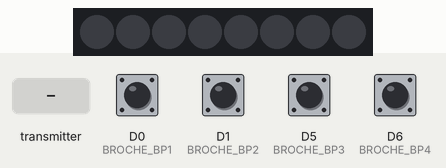
This sketch was run on a simulated Seeed XIAO (SAMD21). Parts: 8 RGB LEDs in strip order, left to right. The test bench sets the inputs (shaded band); at power-on: D0 (BROCHE_BP1), D1 (BROCHE_BP2), D5 (BROCHE_BP3), D6 (BROCHE_BP4) HIGH. No radio packets arrive unless stated.

Above: at 1.2 s.
1.3 s: the transmitter starts sending ledState1 = 1
At 2.1 s:
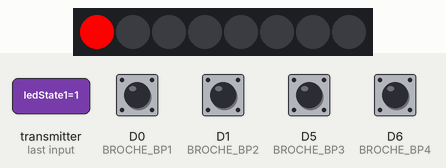
2.8 s: the transmitter starts sending ledState2 = 1
At 3.4 s:
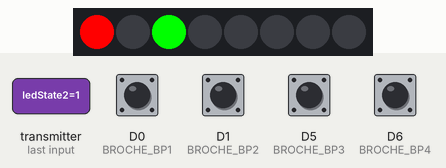
4.3 s: the transmitter starts sending ledState3 = 1
At 4.9 s:
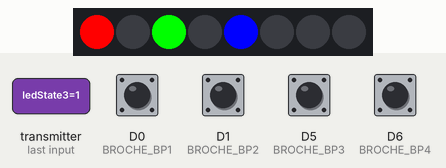
5.8 s: the transmitter starts sending ledState4 = 1
At 6.2 s:
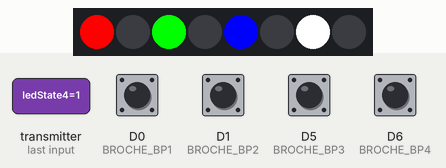
7.3 s: the transmitter starts sending ledState1 = 0
At 7.7 s:
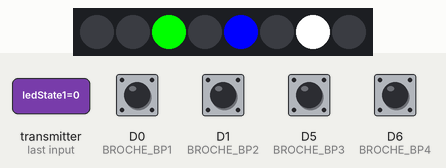
8.8 s: the transmitter starts sending ledState2 = 0
At 9.2 s:
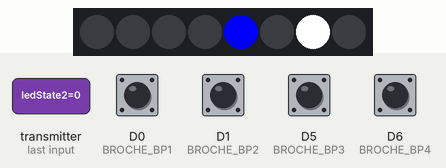
Timing chart, 0 to 11.3 s (numbered marks = the images above; inputs shaded):
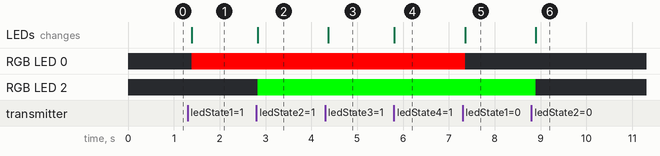

Measured:
- after the input at 1.3 s, RGB LED 0: off → RGB(255, 0, 0) after 0.09 s; the LEDs: change after 0.09 s (image 1)
- after the input at 2.8 s, RGB LED 2: off → RGB(0, 255, 0) at once; the LEDs: change at once (image 2)
- after the input at 4.3 s, the LEDs: change after 0.07 s (image 3)
- after the input at 5.8 s, the LEDs: change at once (image 4)
- after the input at 7.3 s, RGB LED 0: RGB(255, 0, 0) → off after 0.05 s; the LEDs: change after 0.05 s (image 5)
- after the input at 8.8 s, RGB LED 2: RGB(0, 255, 0) → off after 0.10 s; the LEDs: change after 0.10 s (image 6)

The sketch:

EmetteurNRF4BPNeopixel.ino
```cpp
//-----------------------------------------------EMETTEUR NEOPIXEL 4BP-----------------------------------------------------
// Claude DFOURMONT
// Mon YouTube : https://www.youtube.com/c/ClaudeDufourmont
// Mon GitHub : https://github.com/claudiusmarius
// Vidéo numérotée : DFT_#A150 DFT_#A181 DFT_#A184
// Utilisation de 2 Seeeduino XIAO et de 2 NRF24L01 ainsi que d'une barette de 8 Neopixels (WS2812B)
// ========================================================================================================================
// ****** N'hésitez pas à liker, commenter, partager et à vous abonner, cela contribue à promouvoir la chaine, merci ******
// ========================================================================================================================
#include <SPI.h>
#include <nRF24L01.h>
#include <RF24.h>
#include <Adafruit_NeoPixel.h>

#define BROCHE_BP1 D0        // Bouton 1 sur D0
#define BROCHE_BP2 D1        // Bouton 2 sur D1
#define BROCHE_BP3 D5        // Bouton 3 sur D5
#define BROCHE_BP4 D6        // Bouton 4 sur D6
#define DINEOPIXEL D7        // NeoPixel sur D7
#define N_LEDS 8             // Utilisation de 4 NeoPixels

RF24 radio(2, 3);            // CE sur D2, CSN sur D3 pour le module nRF24L01
const byte addresses[][6] = {"00001", "00002"};  // Adresse radio pour la communication

Adafruit_NeoPixel strip(N_LEDS, DINEOPIXEL, NEO_GRB + NEO_KHZ800);  // Configuration NeoPixel

// Structure du message envoyé au récepteur
typedef struct {
  bool Msg1;  // État demandé de LED1
  bool Msg2;  // État demandé de LED2
  bool Msg3;  // État demandé de LED3
  bool Msg4;  // État demandé de LED4
} MsgSt;

MsgSt MessageToRecepteur;

// Structure du message reçu du récepteur
typedef struct {
  bool ledState1;  // État de la LED1 du récepteur
  bool ledState2;  // État de la LED2 du récepteur
  bool ledState3;  // État de la LED3 du récepteur
  bool ledState4;  // État de la LED4 du récepteur
} MsgSt1;

MsgSt1 reponseFromRecepteur;

// Variables pour le basculement (toggle)
bool etatLED1 = LOW;
bool etatLED2 = LOW;
bool etatLED3 = LOW;
bool etatLED4 = LOW;
bool lastBP1State = HIGH;
bool lastBP2State = HIGH;
bool lastBP3State = HIGH;
bool lastBP4State = HIGH;

void setup() {
  pinMode(BROCHE_BP1, INPUT_PULLUP);  // Initialisation du bouton BP1
  pinMode(BROCHE_BP2, INPUT_PULLUP);  // Initialisation du bouton BP2
  pinMode(BROCHE_BP3, INPUT_PULLUP);  // Initialisation du bouton BP3
  pinMode(BROCHE_BP4, INPUT_PULLUP);  // Initialisation du bouton BP4


  //Serial.begin(9600);  // Pour le débogage
  radio.begin();
  radio.openWritingPipe(addresses[1]);  // Émetteur
  radio.openReadingPipe(1, addresses[0]);  // Récepteur
  //radio.setPALevel(RF24_PA_MIN);
  radio.setPALevel(RF24_PA_HIGH);
  //radio.setPALevel(RF24_PA_MAX);

  // Initialisation du NeoPixel
  strip.begin();
  strip.clear();  // Efface toutes les LEDs
  strip.show();


  delay(50);
}

void loop() {
  // Lecture des boutons BP1 à BP4
  bool currentBP1State = digitalRead(BROCHE_BP1);
  bool currentBP2State = digitalRead(BROCHE_BP2);
  bool currentBP3State = digitalRead(BROCHE_BP3);
  bool currentBP4State = digitalRead(BROCHE_BP4);

  // Basculement de LED1 si BP1 est pressé
  if (currentBP1State == LOW && lastBP1State == HIGH) {
    etatLED1 = !etatLED1;
  }
  lastBP1State = currentBP1State;

  // Basculement de LED2 si BP2 est pressé
  if (currentBP2State == LOW && lastBP2State == HIGH) {
    etatLED2 = !etatLED2;
  }
  lastBP2State = currentBP2State;

  // Basculement de LED3 si BP3 est pressé
  if (currentBP3State == LOW && lastBP3State == HIGH) {
    etatLED3 = !etatLED3;
  }
  lastBP3State = currentBP3State;

  // Basculement de LED4 si BP4 est pressé
  if (currentBP4State == LOW && lastBP4State == HIGH) {
    etatLED4 = !etatLED4;
  }
  lastBP4State = currentBP4State;

  // Envoi des états au récepteur
  MessageToRecepteur.Msg1 = etatLED1;
  MessageToRecepteur.Msg2 = etatLED2;
  MessageToRecepteur.Msg3 = etatLED3;
  MessageToRecepteur.Msg4 = etatLED4;

  radio.stopListening();
  radio.write(&MessageToRecepteur, sizeof(MessageToRecepteur));

  // Réception des réponses du récepteur
  radio.startListening();
  if (radio.available()) {
    while (radio.available()) {
      radio.read(&reponseFromRecepteur, sizeof(reponseFromRecepteur));
    }
  }

  // Mise à jour des NeoPixels en fonction des réponses du récepteur
  if (reponseFromRecepteur.ledState1) {
      strip.setPixelColor(0, strip.Color(255, 0, 0));  // LED1 en rouge si allumée
  } else {
    strip.setPixelColor(0, strip.Color(0, 0, 0));    // LED1 éteinte
  }

  if (reponseFromRecepteur.ledState2) {
      strip.setPixelColor(2, strip.Color(0, 255, 0));  // LED2 en vert si allumée
  } else {
    strip.setPixelColor(2, strip.Color(0, 0, 0));    // LED2 éteinte
  }

  if (reponseFromRecepteur.ledState3) {
      strip.setPixelColor(4, strip.Color(0, 0, 255));  // LED3 en bleu si allumée
  } else {
    strip.setPixelColor(4, strip.Color(0, 0, 0));    // LED3 éteinte
  }

  if (reponseFromRecepteur.ledState4) {
      strip.setPixelColor(6, strip.Color(255, 255, 255));  // LED4 en blanc si allumée
  } else {
    strip.setPixelColor(6, strip.Color(0, 0, 0));      // LED4 éteinte
  }

  strip.show();  // Afficher les changements sur les NeoPixels

  delay(100);  // Petite pause
}
```
